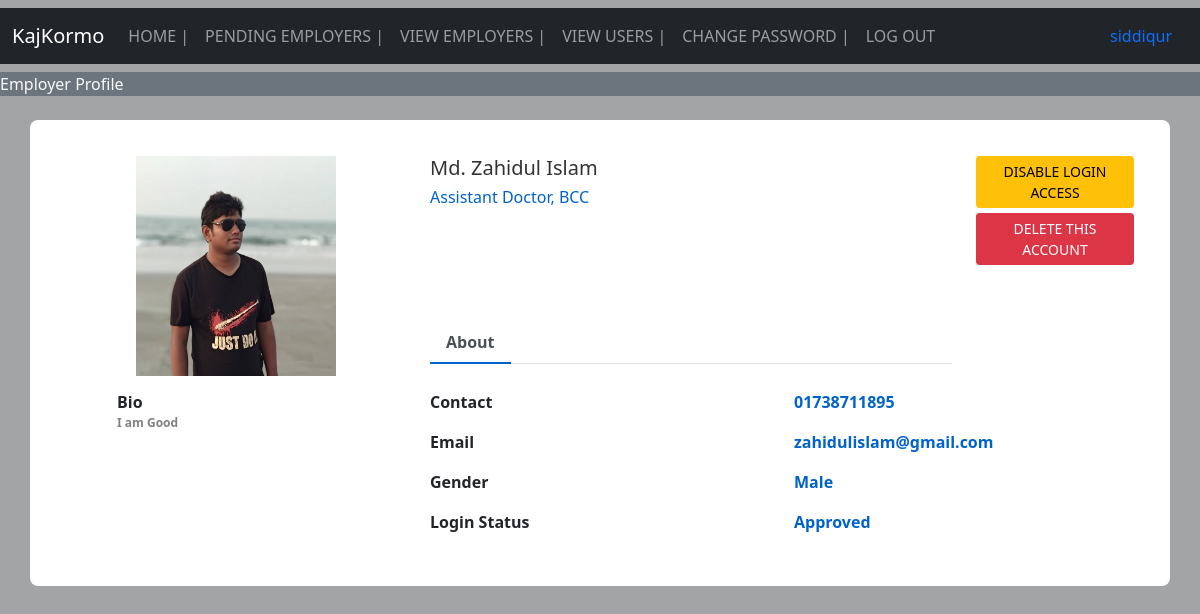
/admins/view_profile_employer/1 (signed in), run on the app's committed database.
### employers/models.py (models this page shows, shortened)
class Employer(models.Model):
    contact = models.CharField(max_length=15)
    image = models.FileField(upload_to="employer/images", null=True)
    gender = models.CharField(max_length=15,null=True)
    type = models.CharField(max_length=15,null=True)
    company = models.CharField(max_length=25,null=True)
    status = models.CharField(max_length=25,null=True)
    position = models.CharField(max_length=25,null=True)
    user= models.OneToOneField(User, on_delete=CASCADE, null=True)

### admins/views.py (the view)
# urls.py: path('view_profile_employer/<int:pid>', view_profile_employer, name="view_profile_employer"),
def view_profile_employer(request,pid):
    if not request.user.is_authenticated:
        return redirect('admin_login')
    employer = Employer.objects.get(id=pid)
    d = {'employer': employer}
    return render(request, 'admins/view_profile_employer.html', d)

### templates/admins/view_profile_employer.html (shortened to what this page needs)
{% extends 'admin_navigation.html' %}
{% block head %}
<link href="/static/css/employer_home.css" rel="stylesheet">
{% endblock head %}
{% block body %}
<marquee class="bg-secondary text-light" width="100%" direction="right" height="25px">
  Employer Profile
</marquee>
<div class="container emp-profile">
    <form method="post">
        <div class="row">
            <div class="col-md-4">
                <div class="profile-img">
                    <img src="{{employer.image.url}}"alt="">
                </div>
            </div>
            <div class="col-md-6">
                <div class="profile-head">
                    <h5>
                        {{employer.user.first_name}} {{employer.user.last_name}}
                    </h5>
                    <h6>
                        {{employer.position}}, {{employer.company}}
                    </h6>
                    <ul class="nav nav-tabs about" id="myTab" role="tablist">
                        <li class="nav-item">
                            <button class="nav-link active disabled" id="home-tab" data-toggle="tab" role="tab" aria-controls="home" aria-selected="true">About</button>
                        </li>
                    </ul>
                </div>
            </div>
            {% if employer.status == "Approved" %}
            <div class="col-md-2">
                <a style="margin-bottom: 5px;" href="{% url 'reject_employer' employer.id %}" class="btn btn-warning btn-sm" onclick="return confirm('Are You Sure?')">DISABLE  LOGIN  ACCESS</a>
                <a href="{% url 'delete_employer_approved' employer.user.id %}" class="btn btn-danger btn-sm" onclick="return confirm('Are You Sure?')">DELETE  THIS  ACCOUNT</a>
            </div>
            {% endif %}
        </div>
        <div class="row">
            <div class="col-md-4">
                <div class="profile-work">
                    <div>
                        <label for="">Bio</label>
                        <p>I am Good</p>
                    </div>
                </div>
            </div>
            <div class="col-md-8">
                <div class="tab-content profile-tab" id="myTabContent">
                    <div class="tab-pane fade show active" id="home" role="tabpanel" aria-labelledby="home-tab">
                        <div class="row">
                            <div class="col-md-6">
                                <label>Contact</label>
                            </div>
                            <div class="col-md-6">
                                <p>{{employer.contact}}</p>
                            </div>
                        </div>
                        <div class="row">
                            <div class="col-md-6">
                                <label>Email</label>
                            </div>
                            <div class="col-md-6">
                                <p>{{employer.user.username}}</p>
                            </div>
                        </div>
                        <div class="row">
                            <div class="col-md-6">
                                <label>Gender</label>
                            </div>
                            <div class="col-md-6">
                                <p>{{employer.gender}}</p>
                            </div>
                        </div>
                        <div class="row">
                            <div class="col-md-6">
                                <label>Login Status</label>
                            </div>
                            <div class="col-md-6">
                                <p>{{employer.status}}</p>
                            </div>
                        </div>
                    </div>
                </div>
            </div>
        </div>
    </form>
</div>
{% endblock body %}

### templates/admin_navigation.html (shortened to what this page needs)
{% load static %}
<!doctype html>
<html lang="en">
  <head>
    <link href="https://cdn.jsdelivr.net/npm/bootstrap@5.0.1/dist/css/bootstrap.min.css" rel="stylesheet">
    <link rel="stylesheet" href="//cdn.datatables.net/1.10.24/css/jquery.dataTables.min.css">
    <link rel="stylesheet" href="https://cdn.datatables.net/buttons/1.7.0/css/buttons.dataTables.min.css">
    {% block head %} {% endblock head %}
  </head>
  <body>
    <nav class="navbar navbar-expand-lg navbar-dark bg-dark my-2">
        <div class="container-fluid">
          <a class="navbar-brand">KajKormo</a>
          <div class="collapse navbar-collapse" id="navbarSupportedContent">
            <ul class="navbar-nav me-auto mb-2 mb-lg-0">
              <li class="nav-item">
                <a class="nav-link" aria-current="page" href="/admins/admin_home">HOME |</a>
              </li>
              <li class="nav-item">
                <a class="nav-link" href="/admins/employers_pending">PENDING EMPLOYERS |</a>
              </li>
              <li class="nav-item">
                <a class="nav-link" href="/admins/view_employers">VIEW EMPLOYERS |</a>
              </li>
              <li class="nav-item">
                <a class="nav-link" href="/admins/view_users">VIEW USERS |</a>
              </li>
              <li class="nav-item">
                <a class="nav-link" href="/admins/change_password_admin">CHANGE PASSWORD |</a>
              </li>
              <li class="nav-item">
                <a class="nav-link" href="/admins/logout_user_admin">LOG OUT</a>
              </li>
            </ul>
            <li class="nav-item d-flex">
              <a class="nav-link" href="/admins/admin_home"> {{request.user.username}} </a>
            </li>
          </div>
        </div>
      </nav>
      {% block body %} {% endblock body %}
  </body>
</html>

### static/css/employer_home.css (style rules this page uses)
body { background: -webkit-linear-gradient(left, #a3a4a5, #a3a4a5); }
.emp-profile { padding: 3%; margin-top: 2%; margin-bottom: 2%; border-radius: 0.5rem; background: #fff; }
.profile-img { text-align: center; }
.profile-img img { width: 200px; height: 220px; }
.profile-head h5 { color: #333; }
.profile-head h6 { color: #0062cc; }
.profile-head .nav-tabs { margin-bottom:5%; }
.profile-head .nav-tabs .nav-link { font-weight:600; border: none; }
.profile-head .nav-tabs .nav-link.active { border: none; border-bottom:2px solid #0062cc; }
.profile-work { padding: 15%; margin-top: -15%; }
.profile-work p { font-size: 12px; color: #818182; font-weight: 700; }
.profile-tab label { font-weight: 600; }
.profile-tab p { font-weight: 600; color: #0062cc; }
h6 { margin-bottom: 22%; }

### templates/admin_navigation.html (style rules this page uses)
label { font-weight: bold; }

### data on the page
Employer: image (picture), user.first_name "Md. Zahidul", user.last_name "Islam", position "Assistant Doctor", company "BCC", contact "01738711895", user.username "zahidulislam@gmail.com", gender "Male", status "Approved"

### other printed values
{{ request.user.username }} "siddiqur"
